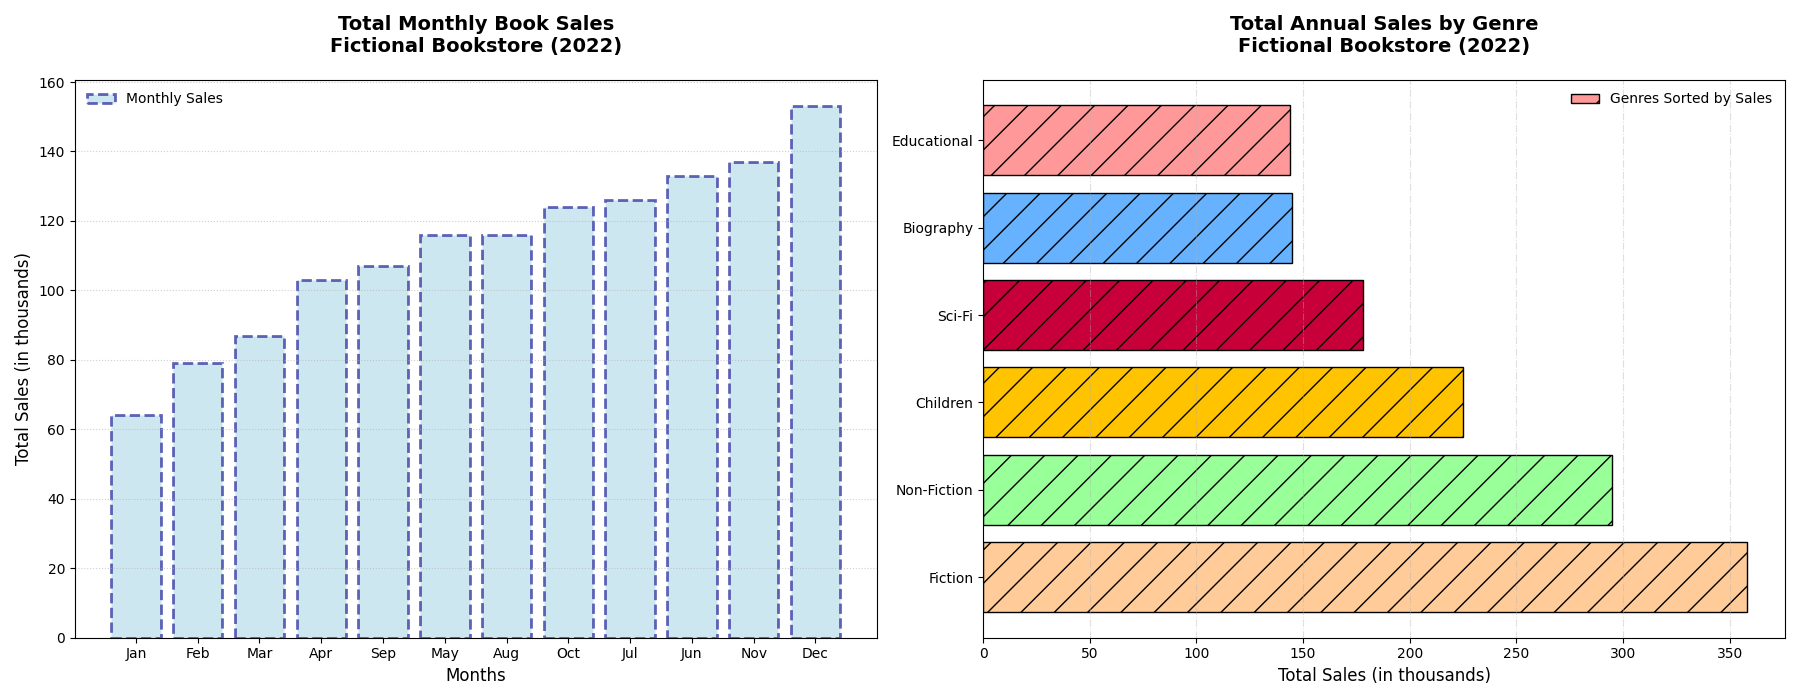

Generate this figure with Python:
import matplotlib.pyplot as plt
import numpy as np

# Data definition
month_names = ["Jan", "Feb", "Mar", "Apr", "May", "Jun", "Jul", "Aug", "Sep", "Oct", "Nov", "Dec"]
fiction_sales = np.array([20, 25, 23, 28, 30, 35, 33, 30, 27, 32, 35, 40])
non_fiction_sales = np.array([15, 18, 20, 22, 25, 28, 27, 25, 24, 28, 30, 33])
children_sales = np.array([10, 12, 15, 18, 20, 22, 21, 20, 18, 21, 23, 25])
educational_sales = np.array([5, 7, 8, 10, 12, 15, 14, 13, 12, 14, 16, 18])
sci_fi_sales = np.array([8, 10, 12, 14, 16, 18, 17, 15, 14, 16, 18, 20])
biography_sales = np.array([6, 7, 9, 11, 13, 15, 14, 13, 12, 13, 15, 17])

total_sales = (fiction_sales + non_fiction_sales + children_sales +
               educational_sales + sci_fi_sales + biography_sales)

fig, axs = plt.subplots(1, 2, figsize=(18, 7))

# Sorted Bar Chart for Total Monthly Sales
sorted_indices = np.argsort(total_sales)
sorted_month_names = [month_names[i] for i in sorted_indices]
sorted_total_sales = total_sales[sorted_indices]

axs[0].bar(sorted_month_names, sorted_total_sales, color='lightblue', alpha=0.6, linewidth=2, linestyle='dashed',
            edgecolor='darkblue')
axs[0].set_title("Total Monthly Book Sales\nFictional Bookstore (2022)", fontsize=14, fontweight='bold', pad=20)
axs[0].set_xlabel("Months", fontsize=12)
axs[0].set_ylabel("Total Sales (in thousands)", fontsize=12)
axs[0].grid(axis='y', linestyle=':', alpha=0.6)
axs[0].legend(["Monthly Sales"], loc="upper left", frameon=False)

# Sorted Bar Chart for Monthly Sales by Genre
genre_sales = {
    'Fiction': fiction_sales.sum(),
    'Non-Fiction': non_fiction_sales.sum(),
    'Children': children_sales.sum(),
    'Educational': educational_sales.sum(),
    'Sci-Fi': sci_fi_sales.sum(),
    'Biography': biography_sales.sum()
}
sorted_genres = sorted(genre_sales.items(), key=lambda x: x[1])
genres, values = zip(*sorted_genres)

axs[1].barh(genres, values, color=['#FF9999', '#66B2FF', '#C70039', '#FFC300', '#99FF99', '#FFCC99'], edgecolor='black', hatch='/')
axs[1].set_title("Total Annual Sales by Genre\nFictional Bookstore (2022)", fontsize=14, fontweight='bold', pad=20)
axs[1].set_xlabel("Total Sales (in thousands)", fontsize=12)
axs[1].invert_yaxis()
axs[1].grid(axis='x', linestyle='-.', alpha=0.4)
axs[1].legend(["Genres Sorted by Sales"], loc="upper right", frameon=False)

plt.tight_layout()
plt.show()
